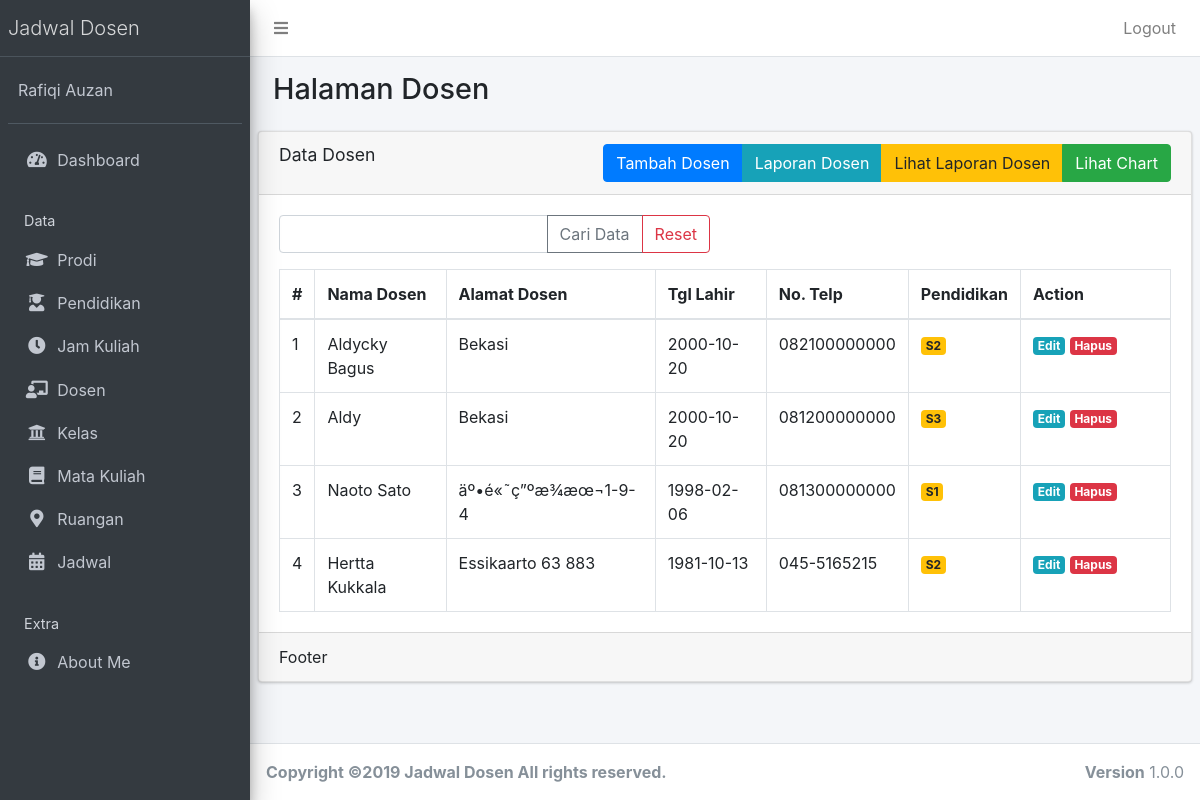
The app's page /public/dosen (signed in) with its own data.
### tables this page shows
CREATE TABLE `dosen` (
  `dosen_id` int(12) NOT NULL AUTO_INCREMENT,
  `nama_dosen` varchar(55) NOT NULL,
  `alamat_dosen` varchar(80) NOT NULL,
  `tgl_lahir` varchar(15) NOT NULL,
  `tlp_dosen` varchar(15) NOT NULL,
  `pen_id` int(12) NOT NULL,
  PRIMARY KEY (`dosen_id`)
);

CREATE TABLE `pendidikan` (
  `pen_id` int(12) NOT NULL AUTO_INCREMENT,
  `nama_pen` varchar(35) NOT NULL,
  PRIMARY KEY (`pen_id`)
);

### app/core/Controller.php (called while the page is built, shortened)
<?php
class Controller{
	public function view($view, $data = [])
	{
		require_once '../app/views/' . $view . '.php';
	}
	public function model($model)
	{
		return new $model;
	}
}

### app/controllers/Dosen.php (called while the page is built, shortened)
<?php
class Dosen extends Controller
{
	public function index()
	{
		$data['title'] = 'Data Dosen';
		$data['dosen'] = $this->model('DosenModel')->getAllDosen();
		$this->view('dosen/index', $data);
	}
}

### app/core/App.php (called while the page is built, shortened)
<?php
class App{
	protected $method = 'index';
	protected $params = [];
	public function __construct(){
		$this->controller = new $this->controller;
		call_user_func_array([$this->controller, $this->method], $this->params);
	}
}

### public/index.php (called while the page is built, shortened)
<?php
$app = new App;

### app/core/Database.php (called while the page is built, shortened)
<?php
class Database{
	private $host = DB_HOST;
	private $user = DB_USER;
	private $pass = DB_PASS;
	private $dbnm = DB_NAME;
	private $dbh;
	private $stmt;
	public function __construct()
	{
		$dsn = 'mysql:host='. $this->host .';dbname='. $this->dbnm;
		$option = [
			PDO::ATTR_PERSISTENT => true,
			PDO::ATTR_ERRMODE => PDO::ERRMODE_EXCEPTION
		];
		try{
			$this->dbh = new PDO($dsn,$this->user,$this->pass, $option);
		}catch(PDOException $e){
			die($e->getMessage());
		}
	}
	public function query($query)
	{
		$this->stmt = $this->dbh->prepare($query);
	}
	public function execute()
	{
		$this->stmt->execute();
	}
	public function resultSet()
	{
		$this->execute();
		return $this->stmt->fetchAll(PDO::FETCH_ASSOC);
	}
}

### app/models/DosenModel.php (called while the page is built, shortened)
<?php
class DosenModel
{
	private $table = 'dosen';
	private $db;
	public function __construct()
	{
		$this->db = new Database;
	}
	public function getAllDosen()
	{
		$this->db->query("SELECT dosen.*, pendidikan.nama_pen FROM " . $this->table . " JOIN pendidikan ON pendidikan.pen_id = dosen.pen_id");
		return $this->db->resultSet();
	}
}

### app/views/dosen/index.php (the view, shortened to what this page needs)
<div class="content-wrapper">
  <section class="content-header">
    <div class="container-fluid">
      <div class="row mb-2">
        <div class="col-sm-6">
          <h1>Halaman Dosen</h1>
        </div>
      </div>
    </div>
  </section>
  <section class="content">
    <div class="row">
      <div class="col-sm-12">
      </div>
    </div>
    <div class="card">
      <div class="card-header">
        <h3 class="card-title"><?= $data['title'] ?></h3>
        <div class="btn-group float-right"><a href="<?= base_url; ?>/dosen/tambah" class="btn float-right btn-xs btn btn-primary">Tambah Dosen</a><a href="<?= base_url; ?>/dosen/laporan" class="btn float-right btn-xs btn btn-info">Laporan Dosen</a><a href="<?= base_url; ?>/dosen/lihatlaporan" class="btn float-right btn-xs btn btn-warning">Lihat Laporan Dosen</a><a href="<?= base_url; ?>/dosen/lihatchart" class="btn float-right btn-xs btn btn-success">Lihat Chart</a></div>
      </div>
      <div class="card-body">
        <form action="<?= base_url; ?>/dosen/cari" method="post">
          <div class="row mb-3">
            <div class="col-lg-6">
              <div class="input-group">
                <input type="text" class="form-control" placeholder="" name="key">
                <div class="input-group-append">
                  <button class="btn btn-outline-secondary" type="submit">Cari Data</button>
                  <a class="btn btn-outline-danger" href="<?= base_url; ?>/dosen">Reset</a>
                </div>
              </div>
            </div>
          </div>
        </form>
        <table class="table table-bordered">
          <thead>
            <tr>
              <th style="width: 10px">#</th>
              <th>Nama Dosen</th>
              <th>Alamat Dosen</th>
              <th>Tgl Lahir</th>
              <th>No. Telp</th>
              <th>Pendidikan</th>
              <th style="width: 150px">Action</th>
            </tr>
          </thead>
          <tbody>
            <?php $no = 1; ?>
            <?php foreach ($data['dosen'] as $row) : ?>
              <tr>
                <td><?= $no; ?></td>
                <td><?= $row['nama_dosen']; ?></td>
                <td><?= $row['alamat_dosen']; ?></td>
                <td><?= $row['tgl_lahir']; ?></td>
                <td><?= $row['tlp_dosen']; ?></td>
                <td>
                  <div class="badge badge-warning"><?= $row['nama_pen']; ?></div>
                </td>
                <td>
                  <a href="<?= base_url; ?>/dosen/edit/<?= $row['dosen_id'] ?>" class="badge badge-info">Edit</a> <a href="<?= base_url; ?>/dosen/hapus/<?= $row['dosen_id'] ?>" class="badge badge-danger" onclick="return confirm('Hapus data?');">Hapus</a>
                </td>
              </tr>
            <?php $no++;
            endforeach; ?>
          </tbody>
        </table>
      </div>
      <div class="card-footer">
        Footer
      </div>
    </div>
  </section>
</div>

### records on screen
dosen: nama_dosen "Aldycky Bagus", alamat_dosen "Bekasi", tgl_lahir "2000-10-20", tlp_dosen "082100000000", pen.nama_pen "S2"
dosen: nama_dosen "Aldy", alamat_dosen "Bekasi", tgl_lahir "2000-10-20", tlp_dosen "081200000000", pen.nama_pen "S3"
dosen: nama_dosen "Naoto Sato", alamat_dosen "äº•é«˜ç”ºæ¾æœ¬1-9-4", tgl_lahir "1998-02-06", tlp_dosen "081300000000", pen.nama_pen "S1"
dosen: nama_dosen "Hertta Kukkala", alamat_dosen "Essikaarto 63 883", tgl_lahir "1981-10-13", tlp_dosen "045-5165215", pen.nama_pen "S2"

### other values on screen
$data['title'] "Data Dosen"
